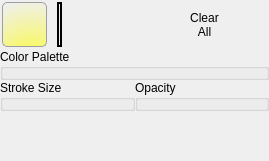
        <widget class="QWidget" name="page_7">
         <layout class="QVBoxLayout" name="verticalLayout_18">
          <property name="spacing">
           <number>0</number>
          </property>
          <property name="leftMargin">
           <number>0</number>
          </property>
          <property name="topMargin">
           <number>0</number>
          </property>
          <property name="rightMargin">
           <number>0</number>
          </property>
          <property name="bottomMargin">
           <number>0</number>
          </property>
          <item>
           <layout class="QVBoxLayout" name="verticalLayout_17">
            <item>
             <layout class="QHBoxLayout" name="horizontalLayout_11">
              <property name="spacing">
               <number>10</number>
              </property>
              <property name="leftMargin">
               <number>2</number>
              </property>
              <property name="topMargin">
               <number>2</number>
              </property>
              <property name="rightMargin">
               <number>2</number>
              </property>
              <property name="bottomMargin">
               <number>2</number>
              </property>
              <item>
               <widget class="QPushButton" name="btnSelectFreeHand">
                <property name="minimumSize">
                 <size>
                  <width>45</width>
                  <height>45</height>
                 </size>
                </property>
                <property name="styleSheet">
                 <string notr="true">QPushButton { 
     border-style: inset;
     border-width: 1px;
     border-radius:5px;
	 padding: 3px;
     border-style: solid;
     border-width: 1px;
     border-radius:5px;
     border-color: palette(button);
	 padding: 3px;
     font-size: 9pt;
}

QPushButton:checked { 
     border-color: palette(dark);
    background-color: qradialgradient(cx: 0.7, cy: 1.4, fx: 0.7, fy: 1.9, radius: 1.5, stop: 0 rgb(255, 255, 0), stop: 1 transparent );
}

QPushButton:pressed { 
     border-color: palette(dark);
     background-color: qradialgradient(cx: 0.7, cy: 1.4, fx: 0.7, fy: 1.9, radius: 1.5, stop: 0 palette(dark), stop: 1 transparent );
}
</string>
                </property>
                <property name="text">
                 <string/>
                </property>
                <property name="icon">
                 <iconset resource="../../data/mainRes.qrc">
                  <normaloff>:/graphicGui/gui/select.png</normaloff>:/graphicGui/gui/select.png</iconset>
                </property>
                <property name="iconSize">
                 <size>
                  <width>28</width>
                  <height>28</height>
                 </size>
                </property>
                <property name="checkable">
                 <bool>true</bool>
                </property>
                <property name="checked">
                 <bool>true</bool>
                </property>
               </widget>
              </item>
              <item>
               <widget class="QLabel" name="label_3">
                <property name="minimumSize">
                 <size>
                  <width>0</width>
                  <height>0</height>
                 </size>
                </property>
                <property name="maximumSize">
                 <size>
                  <width>5</width>
                  <height>16777215</height>
                 </size>
                </property>
                <property name="frameShape">
                 <enum>QFrame::Box</enum>
                </property>
                <property name="lineWidth">
                 <number>2</number>
                </property>
                <property name="text">
                 <string/>
                </property>
               </widget>
              </item>
              <item>
               <widget class="QPushButton" name="btnSetFreeHand">
                <property name="minimumSize">
                 <size>
                  <width>45</width>
                  <height>45</height>
                 </size>
                </property>
                <property name="maximumSize">
                 <size>
                  <width>55</width>
                  <height>16777215</height>
                 </size>
                </property>
                <property name="font">
                 <font>
                  <pointsize>9</pointsize>
                 </font>
                </property>
                <property name="styleSheet">
                 <string notr="true">QPushButton { 
     border-style: inset;
     border-width: 1px;
     border-radius:5px;
	 padding: 3px;
     border-style: solid;
     border-width: 1px;
     border-radius:5px;
     border-color: palette(button);
	 padding: 3px;
     font-size: 9pt;
}

QPushButton:checked { 
     border-color: palette(dark);
    background-color: qradialgradient(cx: 0.7, cy: 1.4, fx: 0.7, fy: 1.9, radius: 1.5, stop: 0 rgb(255, 255, 0), stop: 1 transparent );
}

QPushButton:pressed { 
     border-color: palette(dark);
     background-color: qradialgradient(cx: 0.7, cy: 1.4, fx: 0.7, fy: 1.9, radius: 1.5, stop: 0 palette(dark), stop: 1 transparent );
}

</string>
                </property>
                <property name="text">
                 <string/>
                </property>
                <property name="icon">
                 <iconset resource="../../data/mainRes.qrc">
                  <normaloff>:/graphicGui/gui/pen.png</normaloff>:/graphicGui/gui/pen.png</iconset>
                </property>
                <property name="iconSize">
                 <size>
                  <width>32</width>
                  <height>32</height>
                 </size>
                </property>
                <property name="checkable">
                 <bool>true</bool>
                </property>
               </widget>
              </item>
              <item>
               <widget class="QPushButton" name="btnDeleteFreeHand">
                <property name="minimumSize">
                 <size>
                  <width>45</width>
                  <height>45</height>
                 </size>
                </property>
                <property name="maximumSize">
                 <size>
                  <width>65</width>
                  <height>16777215</height>
                 </size>
                </property>
                <property name="styleSheet">
                 <string notr="true">QPushButton { 
     border-style: inset;
     border-width: 1px;
     border-radius:5px;
	 padding: 3px;
     border-style: solid;
     border-width: 1px;
     border-radius:5px;
     border-color: palette(button);
	 padding: 3px;
     font-size: 9pt;
}

QPushButton:checked { 
     border-color: palette(dark);
    background-color: qradialgradient(cx: 0.7, cy: 1.4, fx: 0.7, fy: 1.9, radius: 1.5, stop: 0 rgb(255, 255, 0), stop: 1 transparent );
}

QPushButton:pressed { 
     border-color: palette(dark);
     background-color: qradialgradient(cx: 0.7, cy: 1.4, fx: 0.7, fy: 1.9, radius: 1.5, stop: 0 palette(dark), stop: 1 transparent );
}
</string>
                </property>
                <property name="text">
                 <string/>
                </property>
                <property name="icon">
                 <iconset resource="../../data/mainRes.qrc">
                  <normaloff>:/graphicGui/gui/duster.png</normaloff>:/graphicGui/gui/duster.png</iconset>
                </property>
                <property name="iconSize">
                 <size>
                  <width>32</width>
                  <height>32</height>
                 </size>
                </property>
                <property name="checkable">
                 <bool>true</bool>
                </property>
               </widget>
              </item>
              <item>
               <widget class="QPushButton" name="btnClearFreeHand">
                <property name="minimumSize">
                 <size>
                  <width>45</width>
                  <height>45</height>
                 </size>
                </property>
                <property name="styleSheet">
                 <string notr="true">QPushButton { 
     border-style: inset;
     border-width: 1px;
     border-radius:5px;
	 padding: 3px;
     border-style: solid;
     border-width: 1px;
     border-radius:5px;
     border-color: palette(button);
	 padding: 3px;
     font-size: 9pt;
}

QPushButton:checked { 
     border-color: palette(dark);
    background-color: qradialgradient(cx: 0.7, cy: 1.4, fx: 0.7, fy: 1.9, radius: 1.5, stop: 0 rgb(255, 255, 0), stop: 1 transparent );
}

QPushButton:pressed { 
     border-color: palette(dark);
     background-color: qradialgradient(cx: 0.7, cy: 1.4, fx: 0.7, fy: 1.9, radius: 1.5, stop: 0 palette(dark), stop: 1 transparent );
}
</string>
                </property>
                <property name="text">
                 <string>Clear
All</string>
                </property>
               </widget>
              </item>
              <item>
               <spacer name="horizontalSpacer">
                <property name="orientation">
                 <enum>Qt::Horizontal</enum>
                </property>
                <property name="sizeHint" stdset="0">
                 <size>
                  <width>40</width>
                  <height>20</height>
                 </size>
                </property>
               </spacer>
              </item>
             </layout>
            </item>
           </layout>
          </item>
          <item>
           <layout class="QVBoxLayout" name="layout11">
            <property name="spacing">
             <number>0</number>
            </property>
            <property name="topMargin">
             <number>0</number>
            </property>
            <property name="rightMargin">
             <number>0</number>
            </property>
            <property name="bottomMargin">
             <number>10</number>
            </property>
            <item>
             <widget class="QGroupBox" name="grpColorChhoser">
              <property name="title">
               <string>Color Palette</string>
              </property>
              <layout class="QVBoxLayout" name="verticalLayout_22">
               <property name="spacing">
                <number>0</number>
               </property>
               <property name="leftMargin">
                <number>0</number>
               </property>
               <property name="topMargin">
                <number>0</number>
               </property>
               <property name="rightMargin">
                <number>0</number>
               </property>
               <property name="bottomMargin">
                <number>0</number>
               </property>
               <item>
                <layout class="QVBoxLayout" name="layoutColorChooser"/>
               </item>
              </layout>
             </widget>
            </item>
            <item>
             <layout class="QHBoxLayout" name="horizontalLayout_9">
              <property name="spacing">
               <number>0</number>
              </property>
              <item>
               <layout class="QHBoxLayout" name="horizontalLayout_10">
                <property name="spacing">
                 <number>0</number>
                </property>
                <item>
                 <widget class="QGroupBox" name="grpStrokeSize">
                  <property name="title">
                   <string>Stroke Size</string>
                  </property>
                  <layout class="QVBoxLayout" name="verticalLayout_25">
                   <property name="spacing">
                    <number>0</number>
                   </property>
                   <property name="leftMargin">
                    <number>0</number>
                   </property>
                   <property name="topMargin">
                    <number>0</number>
                   </property>
                   <property name="rightMargin">
                    <number>0</number>
                   </property>
                   <property name="bottomMargin">
                    <number>0</number>
                   </property>
                   <item>
                    <layout class="QVBoxLayout" name="layoutStrokeSize">
                     <property name="spacing">
                      <number>0</number>
                     </property>
                    </layout>
                   </item>
                  </layout>
                 </widget>
                </item>
                <item>
                 <widget class="QGroupBox" name="grpOpacitySize">
                  <property name="title">
                   <string>Opacity</string>
                  </property>
                  <layout class="QVBoxLayout" name="verticalLayout_23">
                   <property name="spacing">
                    <number>0</number>
                   </property>
                   <property name="leftMargin">
                    <number>0</number>
                   </property>
                   <property name="topMargin">
                    <number>0</number>
                   </property>
                   <property name="rightMargin">
                    <number>0</number>
                   </property>
                   <property name="bottomMargin">
                    <number>0</number>
                   </property>
                   <item>
                    <layout class="QVBoxLayout" name="layoutOpacitySize">
                     <property name="spacing">
                      <number>0</number>
                     </property>
                    </layout>
                   </item>
                  </layout>
                 </widget>
                </item>
               </layout>
              </item>
             </layout>
            </item>
           </layout>
          </item>
          <item>
           <spacer name="verticalSpacer_3">
            <property name="orientation">
             <enum>Qt::Vertical</enum>
            </property>
            <property name="sizeHint" stdset="0">
             <size>
              <width>20</width>
              <height>40</height>
             </size>
            </property>
           </spacer>
          </item>
         </layout>
        </widget>
